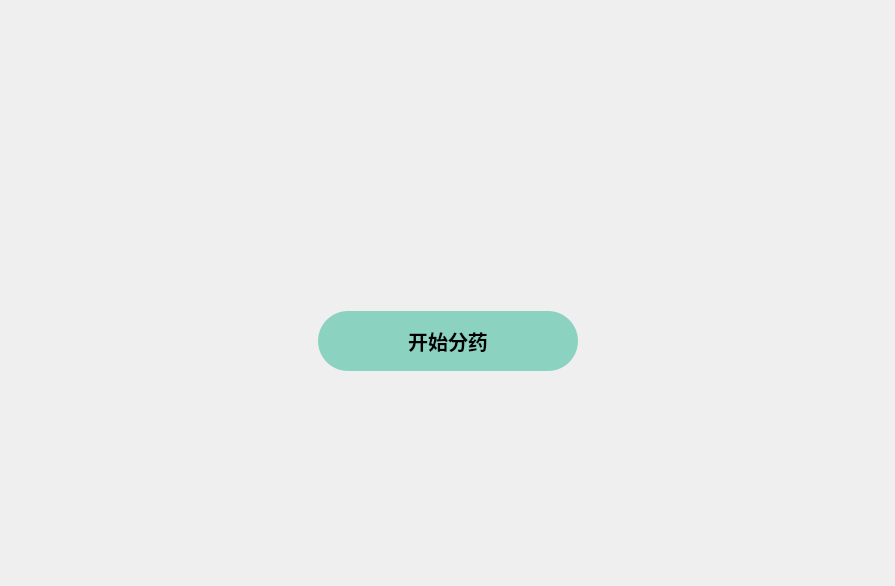
      <widget class="QWidget" name="start_page">
       <layout class="QGridLayout" name="gridLayout_2">
        <item row="0" column="1">
         <spacer name="verticalSpacer_3">
          <property name="orientation">
           <enum>Qt::Vertical</enum>
          </property>
          <property name="sizeHint" stdset="0">
           <size>
            <width>20</width>
            <height>182</height>
           </size>
          </property>
         </spacer>
        </item>
        <item row="1" column="0">
         <spacer name="horizontalSpacer_3">
          <property name="orientation">
           <enum>Qt::Horizontal</enum>
          </property>
          <property name="sizeHint" stdset="0">
           <size>
            <width>247</width>
            <height>20</height>
           </size>
          </property>
         </spacer>
        </item>
        <item row="1" column="2">
         <spacer name="horizontalSpacer_4">
          <property name="orientation">
           <enum>Qt::Horizontal</enum>
          </property>
          <property name="sizeHint" stdset="0">
           <size>
            <width>246</width>
            <height>20</height>
           </size>
          </property>
         </spacer>
        </item>
        <item row="2" column="1">
         <spacer name="verticalSpacer_2">
          <property name="orientation">
           <enum>Qt::Vertical</enum>
          </property>
          <property name="sizeHint" stdset="0">
           <size>
            <width>20</width>
            <height>182</height>
           </size>
          </property>
         </spacer>
        </item>
        <item row="1" column="1">
         <widget class="QFrame" name="frame">
          <property name="minimumSize">
           <size>
            <width>0</width>
            <height>200</height>
           </size>
          </property>
          <property name="maximumSize">
           <size>
            <width>16777215</width>
            <height>200</height>
           </size>
          </property>
          <property name="styleSheet">
           <string notr="true">QFrame {
    border: none;
}</string>
          </property>
          <property name="frameShape">
           <enum>QFrame::StyledPanel</enum>
          </property>
          <property name="frameShadow">
           <enum>QFrame::Raised</enum>
          </property>
          <layout class="QGridLayout" name="gridLayout">
           <property name="leftMargin">
            <number>20</number>
           </property>
           <property name="topMargin">
            <number>0</number>
           </property>
           <property name="rightMargin">
            <number>20</number>
           </property>
           <property name="bottomMargin">
            <number>0</number>
           </property>
           <property name="spacing">
            <number>0</number>
           </property>
           <item row="2" column="1" colspan="3">
            <widget class="QPushButton" name="btn_start_find_patient">
             <property name="styleSheet">
              <string notr="true">QPushButton {
    min-width: 260px;
    min-height: 60px;
    max-width: 260px;
    max-height: 60px;

    background-color: #8BD2C0;      /* 背景色 */
    border-radius: 30px;            /* 圆角 */

    color: #000;                    /* 文字颜色 */
    font-family: &quot;Microsoft YaHei&quot;;
    font-size: 20px;
    font-style: normal;
    font-weight: 500;
}

/* 鼠标悬停 */
QPushButton:hover {
    background-color: #7CC9B3;  /* 稍深一点的绿色 */
}

/* 鼠标按下 */
QPushButton:pressed {
    background-color: #6BBFA5;  /* 更深一点的绿色 */
}


</string>
             </property>
             <property name="text">
              <string>开始分药</string>
             </property>
            </widget>
           </item>
           <item row="0" column="1">
            <spacer name="horizontalSpacer">
             <property name="orientation">
              <enum>Qt::Horizontal</enum>
             </property>
             <property name="sizeHint" stdset="0">
              <size>
               <width>89</width>
               <height>20</height>
              </size>
             </property>
            </spacer>
           </item>
           <item row="2" column="0">
            <spacer name="horizontalSpacer_5">
             <property name="orientation">
              <enum>Qt::Horizontal</enum>
             </property>
             <property name="sizeHint" stdset="0">
              <size>
               <width>40</width>
               <height>20</height>
              </size>
             </property>
            </spacer>
           </item>
           <item row="0" column="2">
            <widget class="QLabel" name="label">
             <property name="minimumSize">
              <size>
               <width>76</width>
               <height>76</height>
              </size>
             </property>
             <property name="maximumSize">
              <size>
               <width>76</width>
               <height>76</height>
              </size>
             </property>
             <property name="text">
              <string/>
             </property>
             <property name="pixmap">
              <pixmap resource="icons.qrc">:/icons/capsule.png</pixmap>
             </property>
             <property name="scaledContents">
              <bool>true</bool>
             </property>
            </widget>
           </item>
           <item row="0" column="3">
            <spacer name="horizontalSpacer_2">
             <property name="orientation">
              <enum>Qt::Horizontal</enum>
             </property>
             <property name="sizeHint" stdset="0">
              <size>
               <width>89</width>
               <height>20</height>
              </size>
             </property>
            </spacer>
           </item>
           <item row="2" column="4">
            <spacer name="horizontalSpacer_6">
             <property name="orientation">
              <enum>Qt::Horizontal</enum>
             </property>
             <property name="sizeHint" stdset="0">
              <size>
               <width>40</width>
               <height>20</height>
              </size>
             </property>
            </spacer>
           </item>
          </layout>
         </widget>
        </item>
       </layout>
      </widget>
